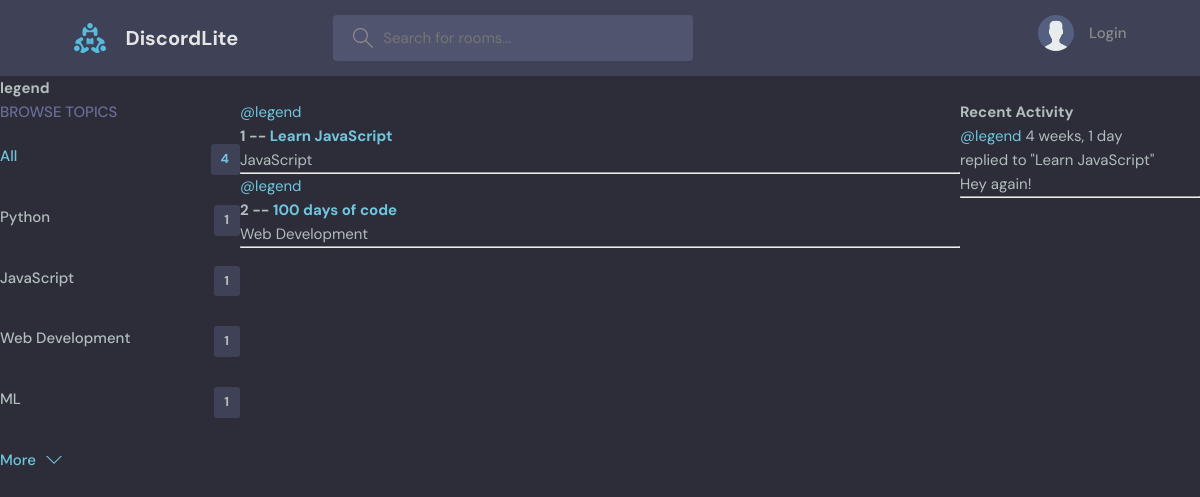
The app's page /profile/2/ with its own data.
### base/models.py (models this page shows, shortened)
class Topic(models.Model):
    name = models.CharField(max_length=200)

class Room(models.Model):
    host = models.ForeignKey(User, on_delete=models.SET_NULL, null=True)
    topic = models.ForeignKey(Topic, on_delete=models.SET_NULL, null=True)
    name = models.CharField(max_length=200)
    description = models.TextField(null=True, blank=True)
    participants = models.ManyToManyField(
        User, related_name='participants', blank=True)
    updated = models.DateTimeField(auto_now=True)
    created = models.DateTimeField(auto_now_add=True)
    class Meta:
        ordering = ["-updated", "-created"]
    def __str__(self):
        return self.name

class Message(models.Model):
    user = models.ForeignKey(User, on_delete=models.CASCADE)
    room = models.ForeignKey(Room, on_delete=models.CASCADE)
    body = models.TextField()
    updated = models.DateTimeField(auto_now=True)
    created = models.DateTimeField(auto_now_add=True)
    class Meta:
        ordering = ["-updated", "-created"]
    def __str__(self):
        return self.body[:50]

### base/views.py (the view)
# urls.py: path('profile/<str:pk>/', views.userProfile, name='user-profile'),
def userProfile(request, pk):
    user = User.objects.get(id=pk)
    rooms_list = user.room_set.all()
    room_messages = user.message_set.all()
    topics = Topic.objects.all()
    context = {'user': user, 'rooms_list': rooms_list,
               'room_messages': room_messages, 'topics': topics}
    return render(request, 'base/profile.html', context)

### base/templates/base/profile.html (shortened to what this page needs)
{% extends 'main.html' %} {% block content %}
<h1>{{user.username}}</h1>
<div class="profile-container">
    <div>{% include 'base/topics_component.html'%}</div>
    <div>{% include 'base/feed_component.html'%}</div>
    <div>{% include 'base/activity_component.html' %}</div>
</div>
{% endblock content%}

### base/templates/base/topics_component.html
<div class="topics">
    <div class="topics__header">
        <h2>Browse Topics</h2>
    </div>
    <ul class="topics__list">
        <li>
            <a href="{% url 'home' %}" class="active"
                >All <span>{{ topics.count }}</span></a
            >
        </li>
        {% for topic in topics %}
        <li>
            <a href="{% url 'home' %}?q={{topic.name}}"
                >{{topic.name}}<span>{{ topic.room_set.all.count }}</span></a
            >
        </li>
        {% endfor %}
    </ul>
    <a class="btn btn--link" href="topics.html">
        More
        <svg
            version="1.1"
            xmlns="http://www.w3.org/2000/svg"
            width="32"
            height="32"
            viewBox="0 0 32 32"
        >
            <title>chevron-down</title>
            <path d="M16 21l-13-13h-3l16 16 16-16h-3l-13 13z"></path>
        </svg>
    </a>
</div>

### base/templates/base/feed_component.html (shortened to what this page needs)
{% for room in rooms_list %}
<div>
    <a href="{% url 'user-profile' room.host.id %}">@{{room.host.username}}</a>
    <h5>
        {{room.id}} --
        <a href="{% url 'room' room.id %}">{{room.name}}</a>
    </h5>
    <small>{{room.topic.name}}</small>
    <hr />
</div>
{% endfor %}

### base/templates/base/activity_component.html (shortened to what this page needs)
<h3>Recent Activity</h3>
{% for message in room_messages %}
<div>
    <small>
        <a href="{% url 'user-profile' message.user.id %}">@{{message.user}}</a>
        {{message.created|timesince}}
    </small>
    <br />
    <small>replied to "{{message.room}}"</small>
    <p>{{message}}</p>
    <hr />
</div>
{% endfor %}

### static/styles/style.css (style rules this page uses)
:root { --color-main: #71c6dd; --color-main-light: #e1f6fb; --color-dark: #3f4156; --color-dark-medium: #51546e; --color-dark-light: #696d97; --color-light: #e5e5e5; --color-gray: #8b8b8b; --color-light-gray: #b2bdbd; --color-bg: #2d2d39; --color-success: #5dd693; --color-error: #fc4b0b; }
* { font-family: "DM Sans", -apple-system, BlinkMacSystemFont, "Segoe UI", Roboto, Oxygen, Ubuntu, Cantarell, "Open Sans", "Helvetica Neue", sans-serif; margin: 0; padding: 0; box-sizing: border-box; text-rendering: optimizeLegibility; font-size: inherit; }
html { font-size: 56.25%; }
@media only screen and (min-width: 1200px) { html { font-size: 62.5%; } }
body { line-height: 1.6; font-weight: 400; font-size: 1.5rem; color: var(--color-light-gray); background-color: var(--color-bg); min-height: 100vh; }
a { display: inline-block; color: var(--color-main); text-decoration: none; }
.btn { background-color: transparent; border: none; display: inline-flex; align-items: center; gap: 1rem; cursor: pointer; transition: all ease-in-out 0.3s; padding: 1rem 2rem; border-radius: 5px; box-shadow: 1px 1px 3px 1px rgba(0, 0, 0, 0.15); font-weight: 500; }
.btn--link { border-radius: 0; padding: 0; color: var(--color-main); box-shadow: none; }
.btn > svg { fill: currentColor; width: 1.6rem; height: 1.6rem; }
.topics__header { margin-bottom: 2rem; }
.topics__header h2 { text-transform: uppercase; font-weight: 500; color: var(--color-dark-light); }
.topics__list { list-style: none; }
.topics__list li a { display: flex; justify-content: space-between; margin-bottom: 3rem; font-weight: 500; color: var(--color-light-gray); transition: all 0.3s ease-in-out; }
.topics__list li a.active, .topics__list li a:hover { color: var(--color-main); }
.topics__list li a span { padding: 0.5rem 1rem; background-color: var(--color-dark); border-radius: 3px; font-size: 1.3rem; font-weight: 700; letter-spacing: 1px; }

### base/templates/base/profile.html (style rules this page uses)
.profile-container { display: grid; grid-template-columns: 1fr 3fr 1fr; }

### records on screen
Topic: name "Python", room_set.all.count "1"
Topic: name "JavaScript", room_set.all.count "1"
Topic: name "Web Development", room_set.all.count "1"
Topic: name "ML", room_set.all.count "1"
Room: host.username "legend", id "1", name "Learn JavaScript", topic.name "JavaScript"
Room: host.username "legend", id "2", name "100 days of code", topic.name "Web Development"
Message: user "legend", created "4 weeks, 1 day", room "Learn JavaScript", body "Hey again!"

### other values on screen
{{ user.username }} "legend"
{{ topics.count }} "4"
